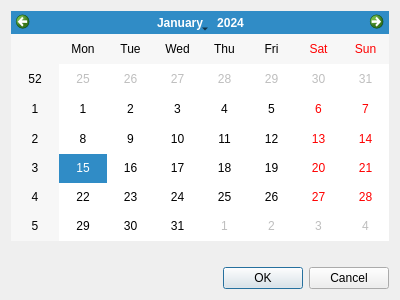
<?xml version="1.0" encoding="UTF-8"?>
<ui version="4.0">
 <class>dialogCalendar</class>
 <widget class="QDialog" name="dialogCalendar">
  <property name="geometry">
   <rect>
    <x>0</x>
    <y>0</y>
    <width>400</width>
    <height>300</height>
   </rect>
  </property>
  <property name="windowTitle">
   <string>Dialog</string>
  </property>
  <property name="locale">
   <locale language="English" country="UnitedStates"/>
  </property>
  <layout class="QVBoxLayout" name="verticalLayout">
   <item>
    <widget class="QCalendarWidget" name="calendarWidget">
     <property name="styleSheet">
      <string notr="true"/>
     </property>
     <property name="locale">
      <locale language="English" country="UnitedStates"/>
     </property>
    </widget>
   </item>
   <item>
    <spacer name="verticalSpacer">
     <property name="locale">
      <locale language="English" country="UnitedStates"/>
     </property>
     <property name="orientation">
      <enum>Qt::Vertical</enum>
     </property>
     <property name="sizeType">
      <enum>QSizePolicy::Fixed</enum>
     </property>
     <property name="sizeHint" stdset="0">
      <size>
       <width>20</width>
       <height>20</height>
      </size>
     </property>
    </spacer>
   </item>
   <item>
    <widget class="QDialogButtonBox" name="buttonBox">
     <property name="locale">
      <locale language="English" country="UnitedStates"/>
     </property>
     <property name="orientation">
      <enum>Qt::Horizontal</enum>
     </property>
     <property name="standardButtons">
      <set>QDialogButtonBox::Cancel|QDialogButtonBox::Ok</set>
     </property>
    </widget>
   </item>
  </layout>
 </widget>
 <resources/>
 <connections>
  <connection>
   <sender>buttonBox</sender>
   <signal>accepted()</signal>
   <receiver>dialogCalendar</receiver>
   <slot>accept()</slot>
   <hints>
    <hint type="sourcelabel">
     <x>228</x>
     <y>277</y>
    </hint>
    <hint type="destinationlabel">
     <x>157</x>
     <y>274</y>
    </hint>
   </hints>
  </connection>
  <connection>
   <sender>buttonBox</sender>
   <signal>rejected()</signal>
   <receiver>dialogCalendar</receiver>
   <slot>reject()</slot>
   <hints>
    <hint type="sourcelabel">
     <x>296</x>
     <y>283</y>
    </hint>
    <hint type="destinationlabel">
     <x>286</x>
     <y>274</y>
    </hint>
   </hints>
  </connection>
 </connections>
</ui>
